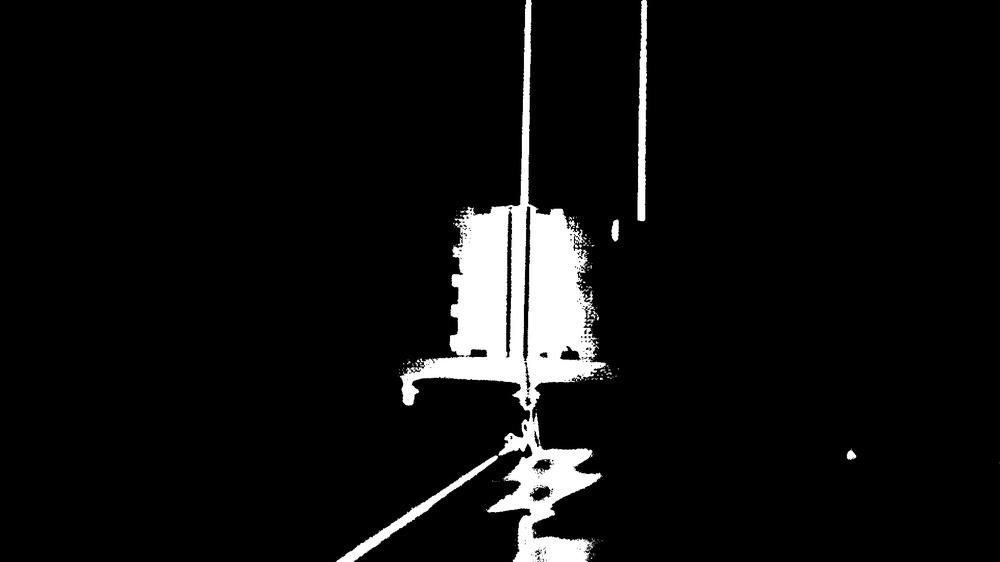
#> input picture image-difference/60mmMask.jpg, 1000 x 562 px, shrunk from 1920 x 1080 before the run
$ python image_diff.py
#> lines starting #> are read from the running program, lines starting #| are printed output that depends on the picture; after the words box and inside, x2 and y2 are one past the last pixel; in counts of white or black regions, pixels touching at a corner belong together; long printed decimals are rounded
# import the necessary packages
from skimage.metrics import structural_similarity
import imutils
import cv2

# load the two input images
imageA = cv2.imread("60mmMask.jpg")
#> imageA is the input picture: shape (562, 1000, 3); min 0, max 255, mean 15.1
imageB = cv2.imread("70mmMask.jpg")
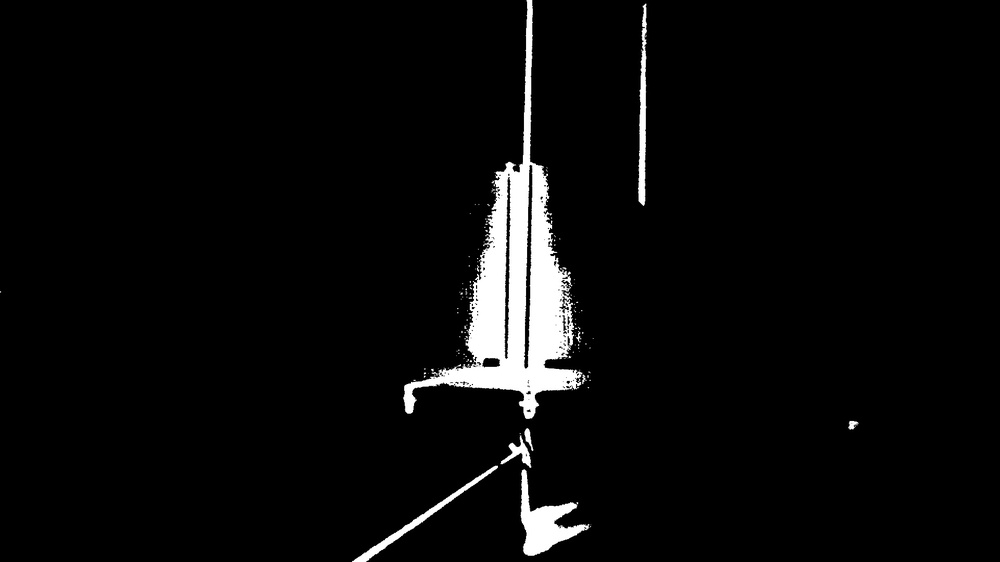
#> input picture image-difference/70mmMask.jpg, 1000 x 562 px, shrunk from 1920 x 1080 before the run
#> imageB is the input picture: shape (562, 1000, 3); min 0, max 255, mean 10.6

# convert the images to grayscale
grayA = cv2.cvtColor(imageA, cv2.COLOR_BGR2GRAY)
grayB = cv2.cvtColor(imageB, cv2.COLOR_BGR2GRAY)

# compute the Structural Similarity Index (SSIM) between the two
# images, ensuring that the difference image is returned
(score, diff) = structural_similarity(grayA, grayB, full=True)
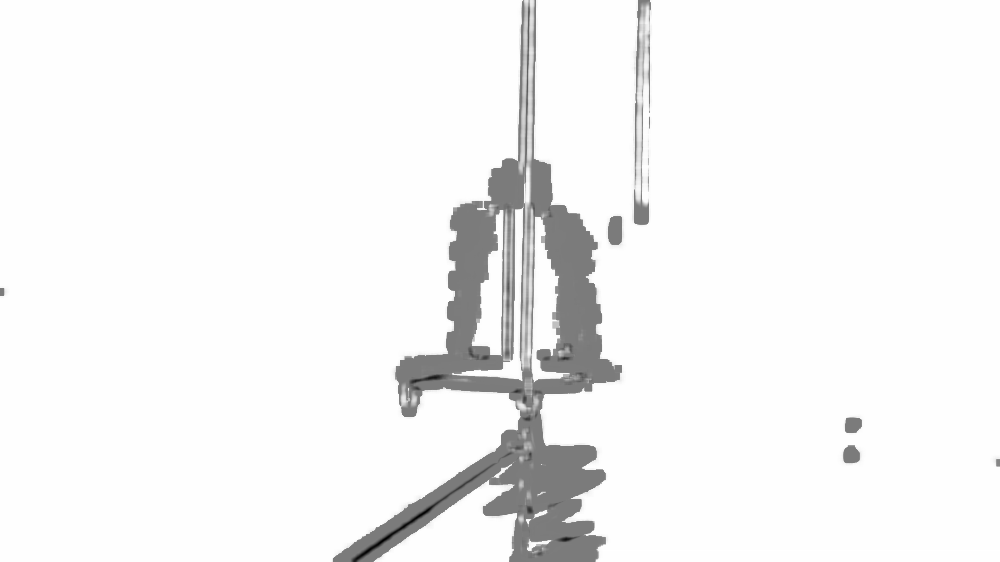
#> diff: shape (562, 1000) float64; min -0.941, max 1, mean 0.92; drawn with min black and max white
#> score = 0.92
diff = (diff * 255).astype("uint8")
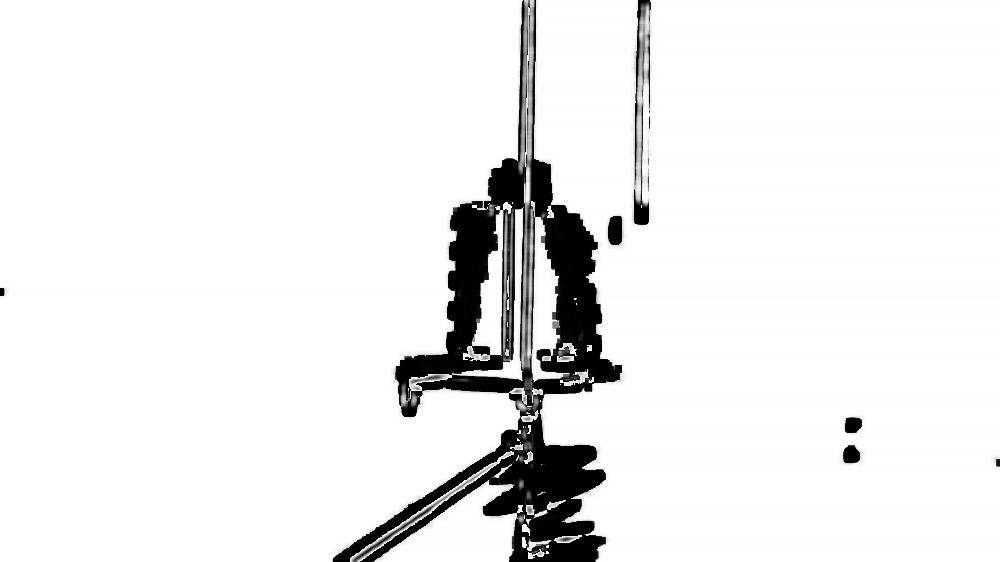
#> diff: shape (562, 1000); min 0, max 255, mean 236.2
print("SSIM: {}".format(score))
#| SSIM: 0.92

# threshold the difference image, followed by finding contours to
# obtain the regions of the two input images that differ
thresh = cv2.threshold(diff, 0, 255, cv2.THRESH_BINARY_INV | cv2.THRESH_OTSU)[1]
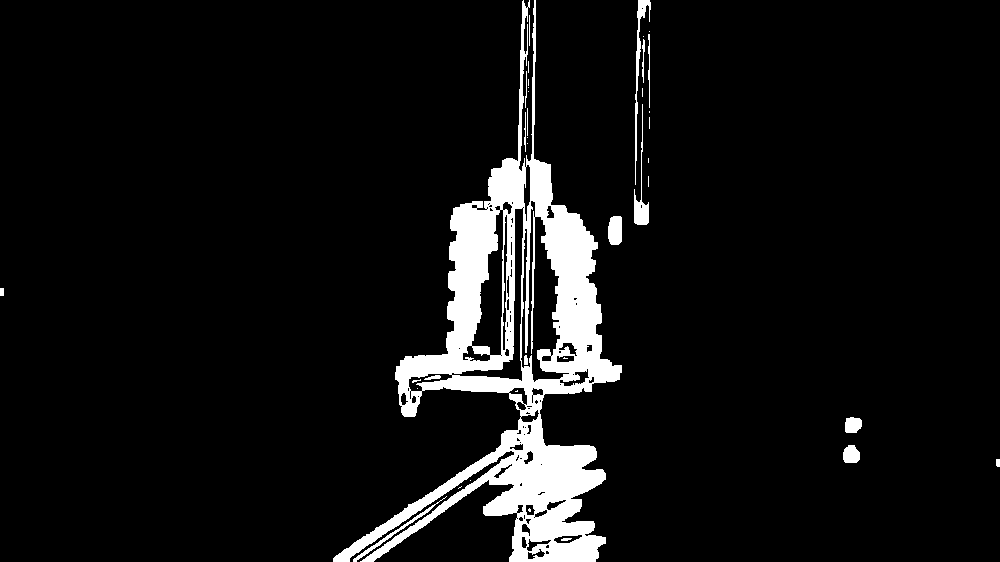
#> thresh: shape (562, 1000); 7.2% white; 38 white regions (20 under 20 px), largest, box (x1, y1, x2, y2) and area: (333, 0, 622, 562) 37891, (635, 0, 651, 185) 563, (634, 104, 649, 225) 455

# show the output images
cv2.imshow("Original", imageA)
cv2.imshow("Modified", imageB)
cv2.imshow("Thresh", thresh)
cv2.waitKey(0)
